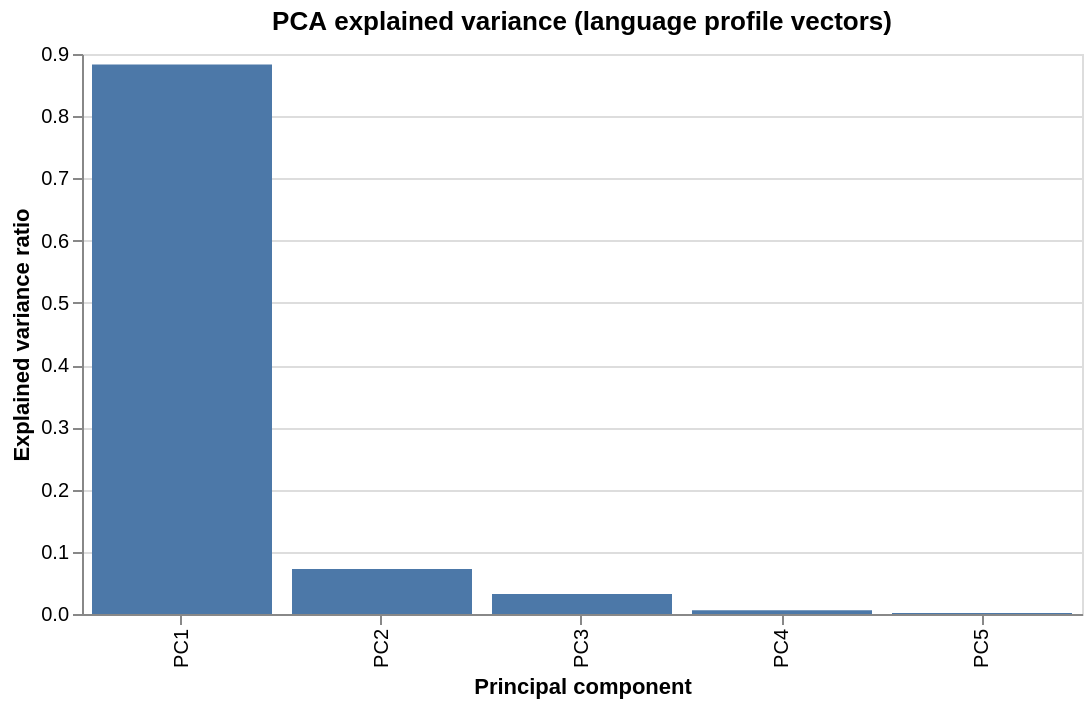

Vega-Lite specification stored for this chart:
### Vega-Lite specification from a JSON file in a GitHub repository (floating-point values rounded to 4 significant figures)
{"config": {"view": {"continuousWidth": 300, "continuousHeight": 300}, "title": {"anchor": "middle"}}, "data": {"name": "data-6802ae8212b7029abbab43107dd8767b"}, "mark": {"type": "bar", "color": "#4c78a8"}, "encoding": {"tooltip": [{"field": "component", "type": "nominal"}, {"field": "explained_variance_ratio", "type": "quantitative"}, {"field": "cumulative_ratio", "type": "quantitative"}], "x": {"field": "component", "sort": null, "title": "Principal component", "type": "nominal"}, "y": {"field": "explained_variance_ratio", "title": "Explained variance ratio", "type": "quantitative"}}, "height": 280, "title": "PCA explained variance (language profile vectors)", "width": 500, "$schema": "https://vega.github.io/schema/vega-lite/v6.4.1.json", "datasets": {"data-6802ae8212b7029abbab43107dd8767b": [{"component": "PC1", "explained_variance_ratio": 0.8832, "cumulative_ratio": 0.8832}, {"component": "PC2", "explained_variance_ratio": 0.0725, "cumulative_ratio": 0.9557}, {"component": "PC3", "explained_variance_ratio": 0.0322, "cumulative_ratio": 0.988}, {"component": "PC4", "explained_variance_ratio": 0.0059, "cumulative_ratio": 0.9938}, {"component": "PC5", "explained_variance_ratio": 0.0018, "cumulative_ratio": 0.9957}]}}
